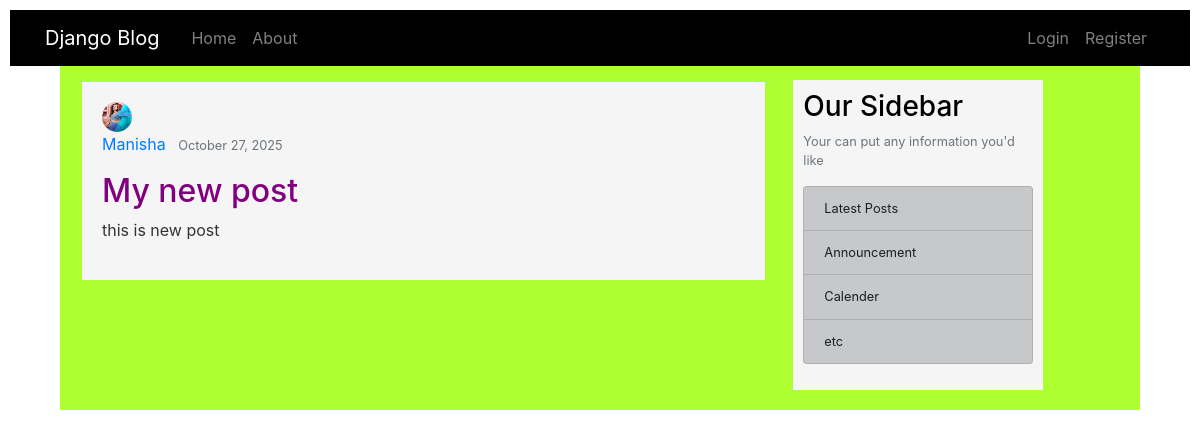
Screenshot of /blog/post/9/ with the database file from the repository.
### blog/models.py (models this page shows, shortened)
class Post(models.Model):
	title=models.CharField(max_length=200)
	content=models.TextField()
	date_posted=models.DateTimeField(default=timezone.now)#auto_now_add=True when we need only date when post is posted , default=timezone.now when we ant to chnage dtae modified
	author=models.ForeignKey(User,on_delete=models.CASCADE)#when we want unique author for his post and also delete post when author deleted

### users/models.py (models this page shows, shortened)
class Profile(models.Model):
	user = models.OneToOneField(User,on_delete=models.CASCADE)
	image = models.ImageField(default='default.jpg',upload_to='profile_pics')

### blog/views.py (the view)
# urls.py: path('post/<int:pk>/', PostDetailView.as_view(),name='post-detail'),#show post by primary key int
class PostDetailView(DetailView):
	model =Post

### blog/templates/blog/post_detail.html
{% extends "blog/base.html" %}
{% load static %}
{% block content %}
  <article class ="media content-section article">
    <img class ="rounded-circle article-img" src="{{object.author.profile.image.url}}">
    <div class ="media-body">
      <div class="article-metadata">
    <a class="mr-2" href="#">{{object.author}}</a>
    <small class="text-muted">{{ object.date_posted|date:"F d, Y" }}</p>
      </div>
      <h2 class="article-title">{{object.title}}</h2>
      <p class="article-content">{{object.content}}</p>
  </div>
  </article>
	{% endblock %}

### blog/static/css/style.css (style rules this page uses)
body { background-color: #fff; }
.content-section { display: inline-grid; color: #000; width:250px; padding: 10px; background-color: whitesmoke; }
.article { background-color: whitesmoke; padding: 20px; width: 100%; margin: 2px; }
.article-title { color: purple; font-size: 2rem; }
.article-content { color: #333; line-height: 1.6; font-size: 1rem; }
.article-img { width: 30px !important; height: 30px !important; }

### rows the page displays
Post: author.profile.image (picture), author "Manisha", date_posted "October 27, 2025", title "My new post", content "this is new post"
